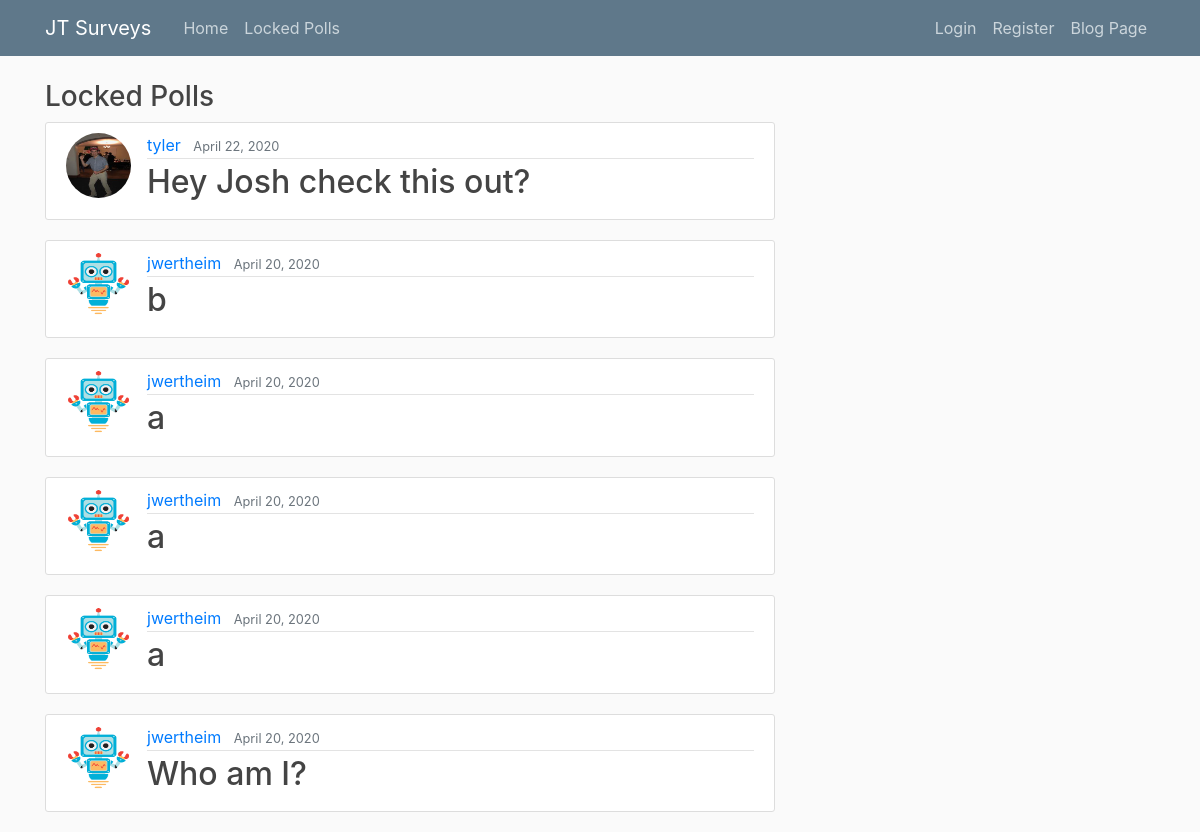
The page /locked/ on the database its author committed.
### poll/models.py (models this page shows, shortened)
class Poll(models.Model):
    question = models.TextField()
    option_one = models.CharField(max_length=100)
    option_two = models.CharField(max_length=100)
    option_three = models.CharField(max_length=100)
    option_four = models.CharField(max_length=100)
    option_one_count = models.IntegerField(default=0)
    option_two_count = models.IntegerField(default=0)
    option_three_count = models.IntegerField(default=0)
    option_four_count = models.IntegerField(default=0)
    date = models.DateTimeField(default=timezone.now)
    author = models.ForeignKey(User, on_delete=models.CASCADE)
    points = models.IntegerField(default=0)
    locked = models.BooleanField(default=False)

### users/models.py (models this page shows, shortened)
class Profile(models.Model):
    user = models.OneToOneField(User, on_delete=models.CASCADE)
    image = models.ImageField(default='default.jpg', upload_to='profile_pics')
    points = models.IntegerField(default=0)

### poll/views.py (the view)
# urls.py: path('locked/', HiddenPollListView.as_view(), name='poll-locked'),
class HiddenPollListView(ListView):
    model = Poll
    template_name = 'poll/locked.html'  # <app>/<model>_<viewtype>.html
    context_object_name = 'polls'
    ordering = ['-points', '-date']  # orders posts from newest to oldest
    paginate_by = 6
    queryset = Poll.objects.filter(locked='True')

### poll/templates/poll/locked.html (shortened to what this page needs)
{% extends "poll/base.html" %}
{% block main %}
<div class="row">
    <div class="col-lg-8 col-lg-offset-2">
        <div class="panel panel-default">
            <div class="panel-heading">
                <h3 class="panel-t
                itle">Locked Polls</h3>
            </div>
            <ul class="list-group">
                {% for poll in polls %}
                {% if poll.locked != 0 %}
                <article class="media content-section">
                    <img class="rounded-circle article-img" src="{{ poll.author.profile.image.url }}">
                    <div class="media-body">
                        <div class="article-metadata">
                            <a class="mr-2" href="{% url 'user-poll' poll.author.username %}">{{ poll.author }}</a>
                            <small class="text-muted">{{ poll.date|date:"F d, Y" }}</small>
                        </div>
                        <h2><a class="article-title" href="{% url 'results' poll.id%}">{{ poll.question }}</a></h2>
                    </div>
                </article>
                {% endif %}
                {% endfor %}
            </ul>
        </div>
    </div>
</div>
{% endblock %}

### blog/static/blog/main.css (style rules this page uses)
body { background: #fafafa; color: #333333; margin-top: 5rem; }
h1, h2, h3, h4, h5, h6 { color: #444444; }
ul { margin: 0; }
.content-section { background: #ffffff; padding: 10px 20px; border: 1px solid #dddddd; border-radius: 3px; margin-bottom: 20px; }
.article-title { color: #444444; }
.article-img { height: 65px; width: 65px; margin-right: 16px; }
.article-metadata { padding-bottom: 1px; margin-bottom: 4px; border-bottom: 1px solid #e3e3e3 }

### rows shown on the page
Poll: author.profile.image (picture), author "tyler", date "April 22, 2020", question "Hey Josh check this out?"
Poll: author.profile.image (placeholder picture), author "jwertheim", date "April 20, 2020", question "b"
Poll: author.profile.image (placeholder picture), author "jwertheim", date "April 20, 2020", question "a"
Poll: author.profile.image (placeholder picture), author "jwertheim", date "April 20, 2020", question "a"
Poll: author.profile.image (placeholder picture), author "jwertheim", date "April 20, 2020", question "a"
Poll: author.profile.image (placeholder picture), author "jwertheim", date "April 20, 2020", question "Who am I?"
